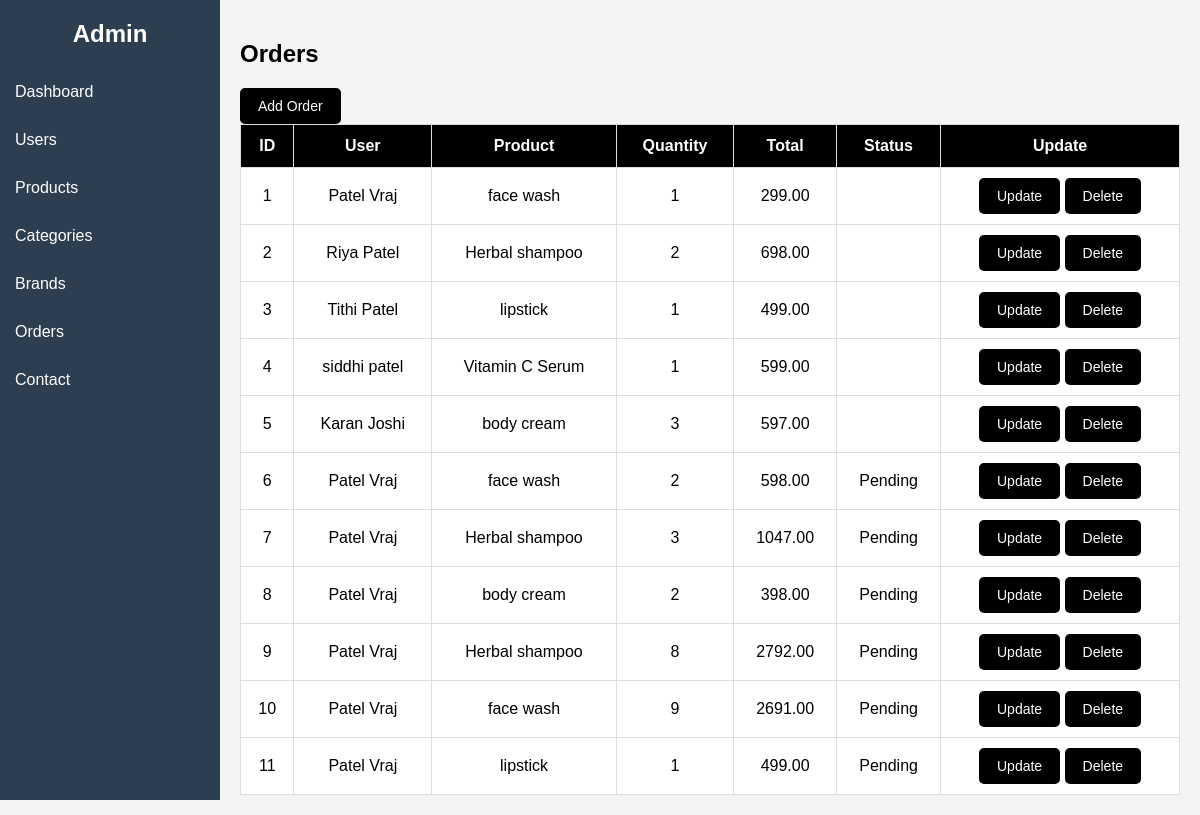
The app's page /admin/admin_dashboard.php?page=orders, older data.
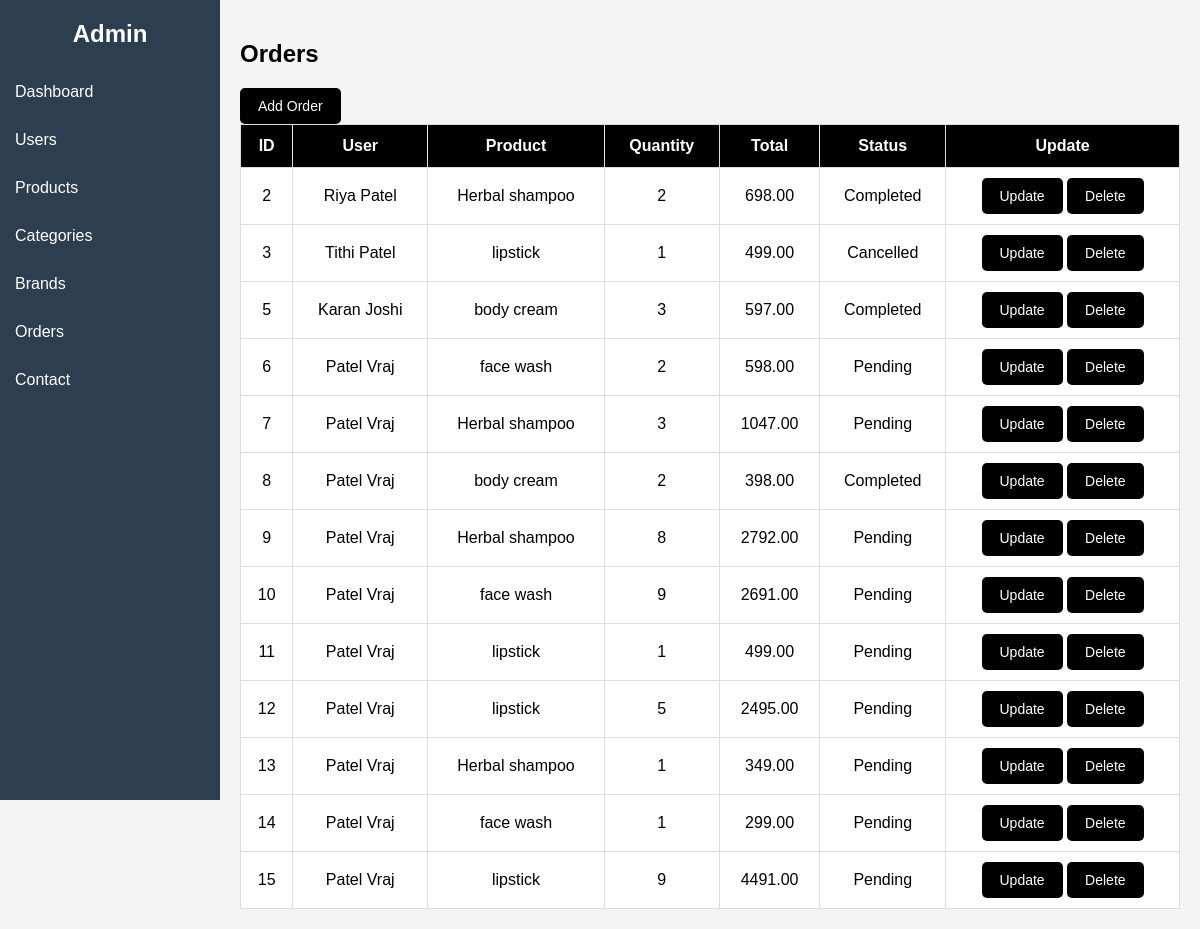
The same page, newer data.
### tables this page shows
CREATE TABLE `orders` (
  `order_id` int(15) NOT NULL,
  `order_date` timestamp NOT NULL DEFAULT current_timestamp(),
  `status` varchar(15) NOT NULL,
  `price` decimal(10,2) NOT NULL,
  `quantity` int(10) NOT NULL,
  `total_amount` decimal(10,2) NOT NULL,
  `user_id` int(15) NOT NULL,
  `product_id` int(15) NOT NULL
);

CREATE TABLE `user` (
  `user_id` int(15) NOT NULL,
  `name` varchar(50) NOT NULL,
  `email` varchar(100) NOT NULL,
  `password` varchar(255) NOT NULL,
  `phone` varchar(10) NOT NULL,
  `address` text NOT NULL
);

CREATE TABLE `products` (
  `product_id` int(15) NOT NULL,
  `product_name` varchar(100) NOT NULL,
  `price` decimal(10,2) NOT NULL,
  `stock` int(10) NOT NULL,
  `description` text DEFAULT NULL,
  `image` varchar(150) DEFAULT NULL,
  `category_id` int(15) NOT NULL,
  `brand_id` int(15) NOT NULL
);

### admin/show_orders.php (the view, shortened to what this page needs)
<!DOCTYPE html>
<html lang="en">
<head>
    <link rel="stylesheet" href="css/ord.css">
</head>
<body>
    <h2>Orders</h2>
    <button onclick="document.getElementById('addOrderModal').style.display='block'">Add Order</button>
    <table>
        <tr>
            <th>ID</th>
            <th>User</th>
            <th>Product</th>
            <th>Quantity</th>
            <th>Total</th>
            <th>Status</th>
            <th>Update</th>
        </tr>
        <?php
        while ($row = mysqli_fetch_assoc($result)) {
            ?>
            <tr>
                <td>
                    <?php echo $row['order_id']; ?>
                </td>
                <td>
                    <?php echo $row['user_name']; ?>
                </td>
                <td>
                    <?php echo $row['product_name']; ?>
                </td>
                <td>
                    <?php echo $row['quantity']; ?>
                </td>
                <td>
                    <?php echo $row['total_amount']; ?>
                </td>
                <td>
                    <?php echo $row['status']; ?>
                </td>
                <td>
                    <button onclick="openEditModal(
                        <?php echo $row['order_id']; ?>,
                        <?php echo $row['user_id']; ?>,
                        <?php echo $row['product_id']; ?>,
                        <?php echo $row['quantity']; ?>,
                        '<?php echo $row['status']; ?>'
                    )">Update</button>
                    <button onclick="deleteOrder(<?php echo $row['order_id']; ?>)">Delete</button>
                </td>
            </tr>
            <?php
        }
        ?>
    </table>
</body>
</html>

### admin/admin_dashboard.php (shortened to what this page needs)
<?php
include("db.php");
$page = isset($_GET['page']) ? $_GET['page'] : 'dashboard';
$admin_count = mysqli_fetch_assoc(mysqli_query($conn, "SELECT COUNT(*) as total FROM admin"))['total'];
$user_count = mysqli_fetch_assoc(mysqli_query($conn, "SELECT COUNT(*) as total FROM user"))['total'];
$product_count = mysqli_fetch_assoc(mysqli_query($conn, "SELECT COUNT(*) as total FROM products"))['total'];
$order_count = mysqli_fetch_assoc(mysqli_query($conn, "SELECT COUNT(*) as total FROM orders"))['total'];
$category_count = mysqli_fetch_assoc(mysqli_query($conn, "SELECT COUNT(*) as total FROM category"))['total'];
$brand_count = mysqli_fetch_assoc(mysqli_query($conn, "SELECT COUNT(*) as total FROM brand"))['total'];
?>
<!DOCTYPE html>
<html>
<head>
    <link rel="stylesheet" href="./css/desh.css">
</head>
<body>
    <div class="sidebar">
        <h2 style="color:white;text-align:center;">Admin</h2>
        <a href="admin_dashboard.php">Dashboard</a>
        <a href="admin_dashboard.php?page=users">Users</a>
        <a href="admin_dashboard.php?page=products">Products</a>
        <a href="admin_dashboard.php?page=categories">Categories</a>
        <a href="admin_dashboard.php?page=brands">Brands</a>
        <a href="admin_dashboard.php?page=orders">Orders</a>
        <a href="admin_dashboard.php?page=contact">Contact</a>
    </div>
    <div class="main">
        <?php
        if ($page == "dashboard") {
            ?>
            <h2>Dashboard Summary</h2>
            <div class="card">
                <h3><?php echo $admin_count; ?></h3>
                <p>Admins</p>
            </div>
            <div class="card">
                <h3><?php echo $user_count; ?></h3>
                <p>Users</p>
            </div>
            <div class="card">
                <h3><?php echo $product_count; ?></h3>
                <p>Products</p>
            </div>
            <div class="card">
                <h3><?php echo $category_count; ?></h3>
                <p>Categories</p>
            </div>
            <div class="card">
                <h3><?php echo $brand_count; ?></h3>
                <p>Brands</p>
            </div>
            <div class="card">
                <h3><?php echo $order_count; ?></h3>
                <p>Orders</p>
            </div>
            <?php
        } elseif ($page == "admins") {
            $result = mysqli_query($conn, "SELECT * FROM admin");
            include("show_admin.php");
        } elseif ($page == "users") {
            $result = mysqli_query($conn, "SELECT * FROM user");
            include("show_user.php");
        } elseif ($page == "categories") {
            $result = mysqli_query($conn, "SELECT * FROM category");
            include("show_cate.php");
        } elseif ($page == "brands") {
            $result = mysqli_query($conn, "SELECT * FROM brand");
            include("show_brands.php");
        } elseif ($page == "orders") {
            $result = mysqli_query($conn, "
                SELECT
                    o.order_id,
                    o.user_id,
                    o.product_id,
                    u.name AS user_name,
                    p.product_name,
                    o.quantity,
                    o.total_amount,
                    o.status
                FROM orders o
                JOIN user u ON o.user_id = u.user_id
                JOIN products p ON o.product_id = p.product_id
                ORDER BY o.order_id
            ");
            include("show_orders.php");
        } elseif ($page == "contact") {
            $result = mysqli_query($conn, "SELECT * FROM contact");
            include("./show_contact.php");
        }
        ?>
    </div>
</body>
</html>

### admin/css/desh.css (style rules this page uses)
body { font-family: Arial; margin: 0; background: #f4f4f4; }
.sidebar { width: 220px; background: #2c3e50; height: 100vh; position: fixed; }
.sidebar a { display: block; color: white; padding: 15px; text-decoration: none; }
.main { margin-left: 220px; padding: 20px; }
table { width: 100%; border-collapse: collapse; background: white; }
table, th, td { border: 1px solid #ddd; }
th, td { padding: 10px; text-align: left; }
th { background: #eee; }

### admin/css/ord.css (style rules this page uses)
button { background:#000; color:#fff; padding:10px 18px; border:none; border-radius:5px; cursor:pointer; font-size:14px; }
table { width:100%; border-collapse:collapse; background:#fff; }
table th { background:#000; color:#fff; padding:12px; text-align:center; }
table td { padding:10px; text-align:center; border-bottom:1px solid #ddd; }

Row changes from the older to the newer data that the page shows:
removed orders: order_id "1", user.name "Patel Vraj", product.product_name "face wash", quantity "1", total_amount "299.00"
removed orders: order_id "4", user.name "siddhi patel", product.product_name "Vitamin C Serum", quantity "1", total_amount "599.00"
changed orders "Riya Patel": status (not shown) → "Completed"
changed orders "Tithi Patel": status (not shown) → "Cancelled"
changed orders "Karan Joshi": status (not shown) → "Completed"
changed orders id 8: status "Pending" → "Completed"
added orders: order_id "12", user.name "Patel Vraj", product.product_name "lipstick", quantity "5", total_amount "2495.00", status "Pending"
added orders: order_id "13", user.name "Patel Vraj", product.product_name "Herbal shampoo", quantity "1", total_amount "349.00", status "Pending"
added orders: order_id "14", user.name "Patel Vraj", product.product_name "face wash", quantity "1", total_amount "299.00", status "Pending"
added orders: order_id "15", user.name "Patel Vraj", product.product_name "lipstick", quantity "9", total_amount "4491.00", status "Pending"
